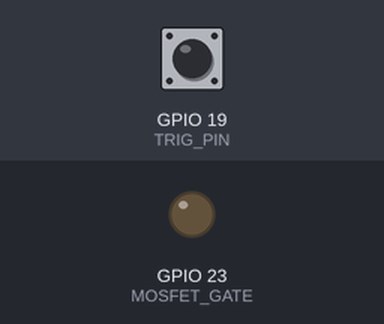
Recording of a sketch running on a simulated ESP32. On the bench: output pins drawn as LEDs (lit = HIGH). Dashed ring = blinking. Inputs (shaded band) come from the test bench; at power-on: GPIO 19 (TRIG_PIN) HIGH. What the sketch prints to the serial monitor is not drawn.

Above: at 1.7 s.
1.8 s: GPIO 19 (TRIG_PIN) pulled LOW for 1 s
At 2.3 s:
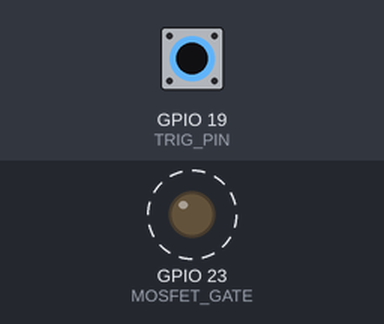
4.3 s: GPIO 19 (TRIG_PIN) pulled LOW for 3.2 s
At 8.3 s:
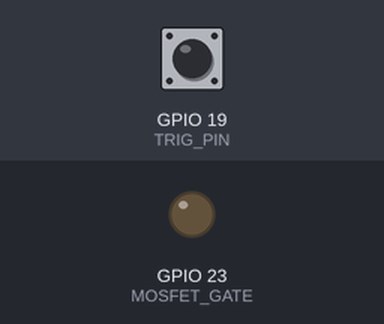
Timing chart, 0 to 9.8 s (numbered marks = the images above; inputs shaded):
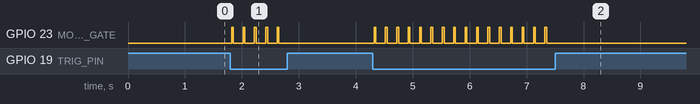

Measured:
- after the input at 1.8 s, GPIO 23 (MOSFET_GATE): alternates HIGH for 0.03 s and LOW for 0.17 s, 10 changes in all, then stays LOW, starting at once
- after the input at 4.3 s, GPIO 23 (MOSFET_GATE): alternates HIGH for 0.03 s and LOW for 0.17 s, 32 changes in all, then stays LOW, starting at once

The sketch:

solenoid_test.ino
```cpp
// 트리거 연사 테스트
const int MOSFET_GATE = 23;   // MOSFET G
const int TRIG_PIN    = 19;   // 트리거 COM
const int TRIG_GND    = 18;   // 트리거 NO (가짜 GND)

const int ON_MS  = 30;                 // 한 번 칠 때 전기 넣는 시간
const int OFF_MS = 170;                // 다음 타격까지 쉬는 시간
const unsigned long MAX_HOLD_MS = 10000; // 최대 연속 10초
const int DEBOUNCE_MS = 20;            // 스위치 떨림 무시 시간

void setup() {
  pinMode(MOSFET_GATE, OUTPUT);
  digitalWrite(MOSFET_GATE, LOW);      // 시작하자마자 OFF
  pinMode(TRIG_GND, OUTPUT);
  digitalWrite(TRIG_GND, LOW);         // 18번 = 가짜 GND
  pinMode(TRIG_PIN, INPUT_PULLUP);     // 평소 HIGH, 누르면 LOW
  Serial.begin(115200);
  delay(500);
  Serial.println("연사 테스트 준비: 방아쇠 누르는 동안 연속 타격");
}

bool pressed() {
  if (digitalRead(TRIG_PIN) == HIGH) return false;
  delay(DEBOUNCE_MS);
  return digitalRead(TRIG_PIN) == LOW;
}

void loop() {
  if (!pressed()) return;

  unsigned long start = millis();
  int count = 0;
  Serial.println("연사 시작");

  while (digitalRead(TRIG_PIN) == LOW) {
    if (millis() - start > MAX_HOLD_MS) {
      Serial.println("5초 초과 - 자동 정지 (손 떼면 다시 가능)");
      break;
    }
    digitalWrite(MOSFET_GATE, HIGH);
    delay(ON_MS);
    digitalWrite(MOSFET_GATE, LOW);
    delay(OFF_MS);
    count++;
  }

  digitalWrite(MOSFET_GATE, LOW);
  Serial.print("연사 끝: ");
  Serial.print(count);
  Serial.println("발");

  while (digitalRead(TRIG_PIN) == LOW) delay(10);  // 손 뗄 때까지 대기
  delay(DEBOUNCE_MS);
}
```
